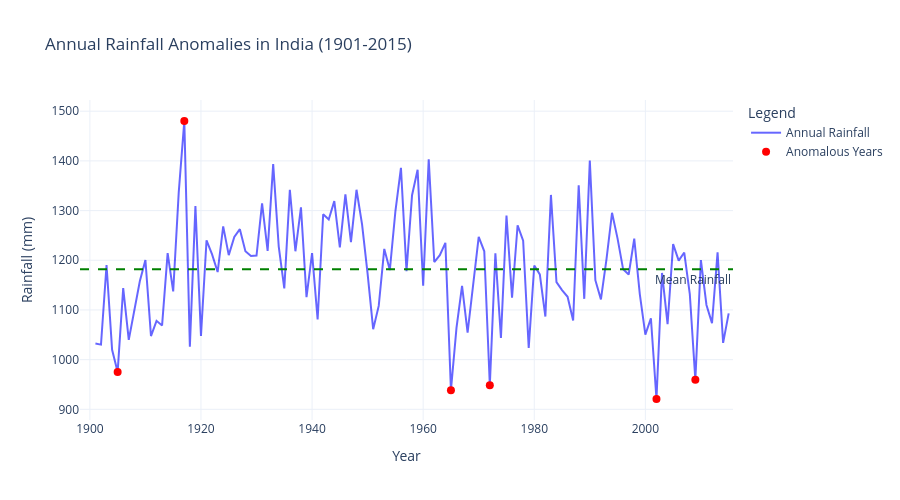

The cell this chart's notebook holds for it:
### Code cell
from sklearn.ensemble import IsolationForest

# detect anomalous rainfall years based on annual data
isolation_forest = IsolationForest(contamination=0.05, random_state=42)
rainfall_data['Annual_Anomaly'] = isolation_forest.fit_predict(rainfall_data[['ANNUAL']])

# identify anomalies in annual rainfall
annual_anomalies = rainfall_data[rainfall_data['Annual_Anomaly'] == -1]

# detect anomalous months based on monthly data
monthly_data = rainfall_data[['JAN', 'FEB', 'MAR', 'APR', 'MAY', 'JUN', 'JUL', 'AUG', 'SEP', 'OCT', 'NOV', 'DEC']]
monthly_anomalies = isolation_forest.fit_predict(monthly_data)

# add anomaly detection results for months
rainfall_data['Monthly_Anomaly'] = monthly_anomalies
monthly_anomalies_df = rainfall_data[rainfall_data['Monthly_Anomaly'] == -1][['YEAR'] + monthly_columns]

fig_annual_anomalies = go.Figure()

fig_annual_anomalies.add_trace(go.Scatter(
    x=rainfall_data['YEAR'],
    y=rainfall_data['ANNUAL'],
    mode='lines',
    name='Annual Rainfall',
    line=dict(color='blue', width=2),
    opacity=0.6
))

fig_annual_anomalies.add_trace(go.Scatter(
    x=annual_anomalies['YEAR'],
    y=annual_anomalies['ANNUAL'],
    mode='markers',
    name='Anomalous Years',
    marker=dict(color='red', size=8, symbol='circle')
))

fig_annual_anomalies.add_hline(
    y=rainfall_data['ANNUAL'].mean(),
    line_dash='dash',
    line_color='green',
    annotation_text='Mean Rainfall',
    annotation_position='bottom right'
)

fig_annual_anomalies.update_layout(
    title='Annual Rainfall Anomalies in India (1901-2015)',
    xaxis_title='Year',
    yaxis_title='Rainfall (mm)',
    template='plotly_white',
    legend=dict(title="Legend"),
    height=500
)

fig_annual_anomalies.show()

### Figure 1 — Plotly figure (JSON) as saved in the notebook; plotly's stock layout.template omitted (floating-point values rounded to 4 significant figures)
{"data": [{"line": {"color": "blue", "width": 2}, "mode": "lines", "name": "Annual Rainfall", "opacity": 0.6, "type": "scatter", "x": [1901, 1902, 1903, 1904, 1905, 1906, 1907, 1908, 1909, 1910, 1911, 1912, 1913, 1914, 1915, 1916, 1917, 1918, 1919, 1920, 1921, 1922, 1923, 1924, 1925, 1926, 1927, 1928, 1929, 1930, 1931, 1932, 1933, 1934, 1935, 1936, 1937, 1938, 1939, 1940, 1941, 1942, 1943, 1944, 1945, 1946, 1947, 1948, 1949, 1950, 1951, 1952, 1953, 1954, 1955, 1956, 1957, 1958, 1959, 1960, 1961, 1962, 1963, 1964, 1965, 1966, 1967, 1968, 1969, 1970, 1971, 1972, 1973, 1974, 1975, 1976, 1977, 1978, 1979, 1980, 1981, 1982, 1983, 1984, 1985, 1986, 1987, 1988, 1989, 1990, 1991, 1992, 1993, 1994, 1995, 1996, 1997, 1998, 1999, 2000, 2001, 2002, 2003, 2004, 2005, 2006, 2007, 2008, 2009, 2010, 2011, 2012, 2013, 2014, 2015], "y": [1032.0, 1030.0, 1190.0, 1020.0, 975.3, 1144.0, 1040.0, 1097.0, 1158.0, 1200.0, 1048.0, 1078.0, 1069.0, 1214.0, 1137.0, 1337.0, 1480.0, 1026.0, 1309.0, 1048.0, 1240.0, 1212.0, 1176.0, 1268.0, 1210.0, 1247.0, 1263.0, 1218.0, 1208.0, 1209.0, 1315.0, 1219.0, 1394.0, 1228.0, 1143.0, 1342.0, 1218.0, 1307.0, 1126.0, 1215.0, 1081.0, 1293.0, 1282.0, 1319.0, 1226.0, 1333.0, 1237.0, 1342.0, 1272.0, 1172.0, 1061.0, 1108.0, 1223.0, 1180.0, 1298.0, 1386.0, 1178.0, 1331, 1382.0, 1149, 1403, 1196.0, 1210.0, 1235.0, 938.4, 1064, 1148.0, 1054.0, 1148.0, 1247, 1218, 948.5, 1214, 1044.0, 1290.0, 1125.0, 1270.0, 1239.0, 1023.0, 1190.0, 1172.0, 1087.0, 1332.0, 1156.0, 1140, 1127.0, 1079.0, 1351, 1122.0, 1401.0, 1160.0, 1121.0, 1202.0, 1296.0, 1244.0, 1182.0, 1171.0, 1244.0, 1132, 1050.0, 1083.0, 920.8, 1174.0, 1071.0, 1232.0, 1199.0, 1216.0, 1132.0, 959.3, 1200.0, 1110.0, 1074.0, 1216.0, 1034.0, 1093.0]}, {"marker": {"color": "red", "size": 8, "symbol": "circle"}, "mode": "markers", "name": "Anomalous Years", "type": "scatter", "x": [1905, 1917, 1965, 1972, 2002, 2009], "y": [975.3, 1480.0, 938.4, 948.5, 920.8, 959.3]}], "layout": {"annotations": [{"showarrow": false, "text": "Mean Rainfall", "x": 1, "xanchor": "right", "xref": "x domain", "y": 1182.0, "yanchor": "top", "yref": "y"}], "height": 500, "legend": {"title": {"text": "Legend"}}, "shapes": [{"line": {"color": "green", "dash": "dash"}, "type": "line", "x0": 0, "x1": 1, "xref": "x domain", "y0": 1182.0, "y1": 1182.0, "yref": "y"}], "title": {"text": "Annual Rainfall Anomalies in India (1901-2015)"}, "xaxis": {"title": {"text": "Year"}}, "yaxis": {"title": {"text": "Rainfall (mm)"}}}}
